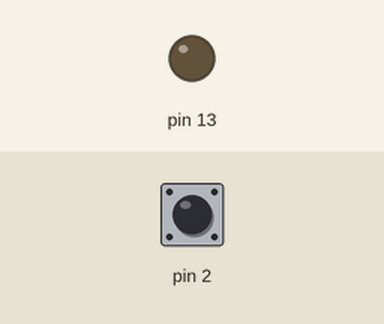
Simulated run of this sketch. Board: Arduino Uno, built with avr-gcc and run on an emulated ATmega328P. Parts: output pins drawn as LEDs (lit = HIGH). Dashed ring = blinking. Inputs (shaded band) come from the test bench; at power-on: pin 2 HIGH.

Above: at 1.2 s.
1.3 s: pin 2 pulsed LOW 5 times (0.12 s each, 0.3 s apart)
At 1.57 s:
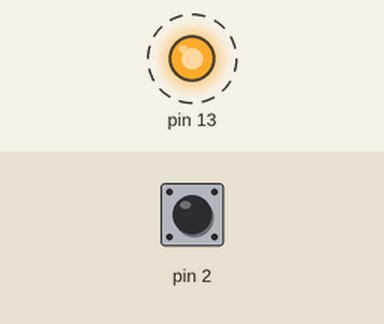
At 3.1 s:
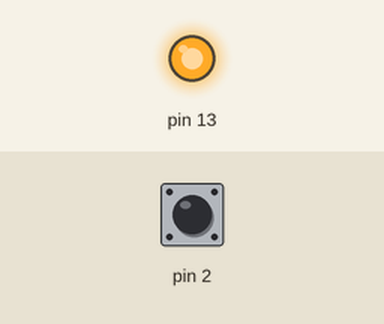
Timing chart, 0 to 4.6 s (numbered marks = the images above; inputs shaded):
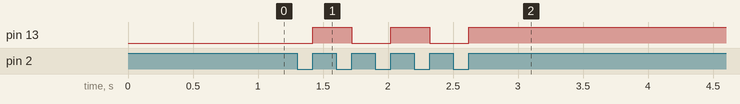

The sketch:

debouncing.ino
```cpp
void setup() {
 pinMode(2, INPUT);
 pinMode(13, OUTPUT);

}

boolean ledDurum=LOW;
void loop() {
  boolean butonDurum = digitalRead(2);
  if (butonDurum==LOW){
    ledDurum=!ledDurum;
    delay(20);
    while(!digitalRead(2)){
    delay(20);}
  }
  digitalWrite(13, ledDurum);
}
```

Measured:
- after the input at 1.3 s, pin 13: alternates HIGH for 0.30 s and LOW for 0.30 s, 5 changes in all, then stays HIGH, starting after 0.12 s
